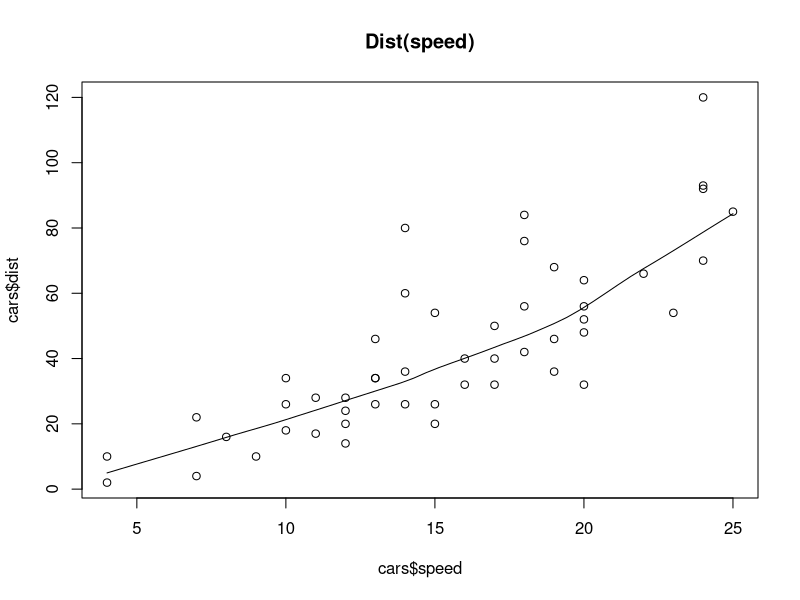
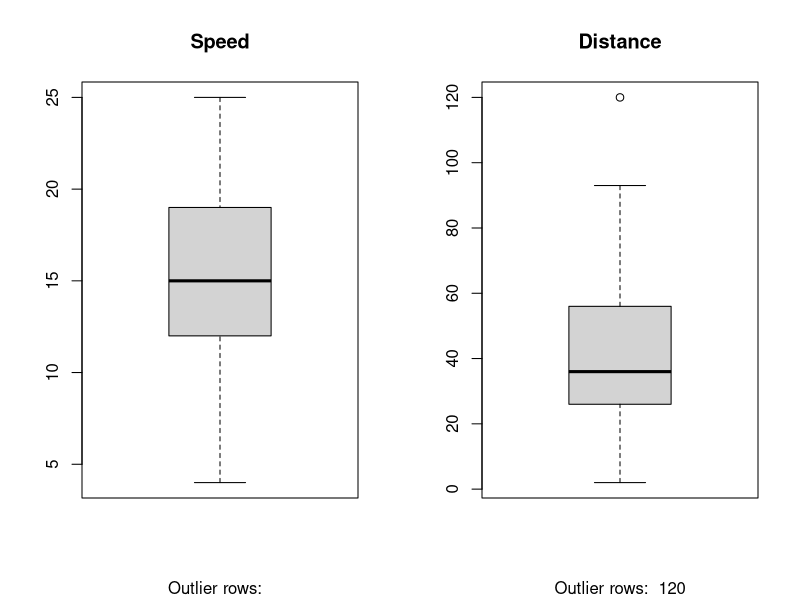

Write R code to recreate these figures, in order.
head(cars)
scatter.smooth(x=cars$speed, y=cars$dist, main="Dist(speed)")
par(mfrow=c(1,2))
boxplot(cars$speed, main="Speed", sub=paste("Outlier rows: ", boxplot.stats(cars$speed)$out))  # box plot for 'speed'
boxplot(cars$dist, main="Distance", sub=paste("Outlier rows: ", boxplot.stats(cars$dist)$out))  # box plot for 'distance'

#Tworzenie modelu regresji
linearMod <- lm(dist ~ speed, data=cars)
print(linearMod)
summary(linearMod)
